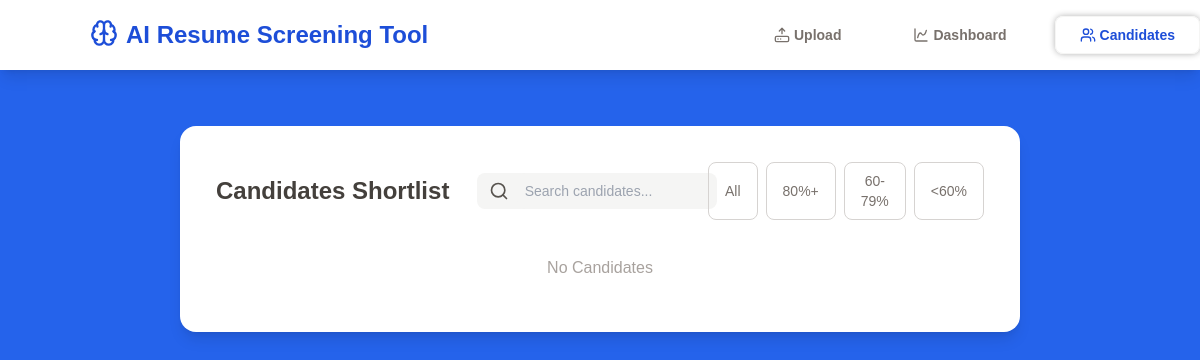
Page /candidates/ on the earlier database version.
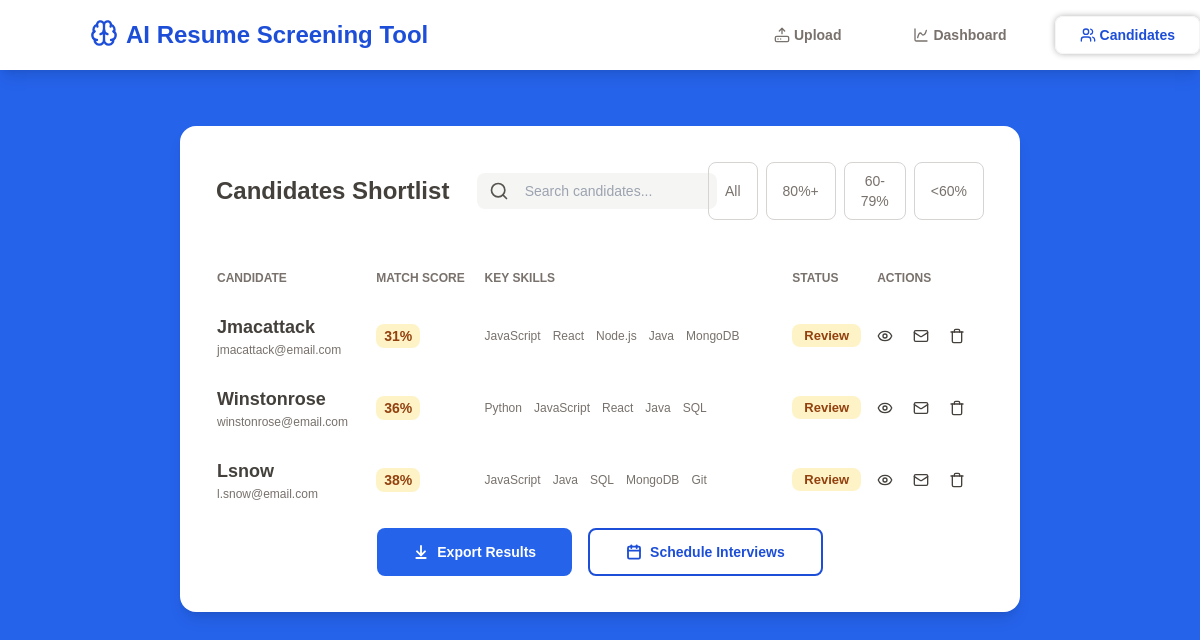
Same page on the later database version.
### resume_screening/models.py (models this page shows, shortened)
class UserInfo(models.Model):
    name = models.CharField(max_length=50)
    email = models.EmailField()
    score = models.IntegerField()
    skills = models.JSONField(default=list)
    resume = models.FileField(upload_to='resumes/')
    status = models.BooleanField(default=False)

### resume_screening/views.py (the view)
# urls.py: path('candidates/', views.candidates, name='candidates'),
def candidates(request):
    users = UserInfo.objects.all()
    candidates = len(users)
    context = {
        'candidates':candidates,
        'users':users,
    }
    return render(request, 'candidates.html', context)

### resume_screening/templates/candidates.html (shortened to what this page needs)
{% extends "screening.html" %}
{% block content %}
<div class="p-9 bg-white rounded-2xl shadow-lg">
    <div class='flex justify-between items-center'>
        <p class='text-2xl text-stone-700 font-semibold'>Candidates Shortlist</p>
        <div class="flex items-center gap-2 w-[20vw] pl-3 text-stone-600 bg-stone-100 rounded-lg">
            <svg xmlns="http://www.w3.org/2000/svg" width="20" height="20" viewBox="0 0 24 24" fill="none" stroke="currentColor" stroke-width="2" stroke-linecap="round" stroke-linejoin="round" class="lucide lucide-search-icon lucide-search"><path d="m21 21-4.34-4.34"/><circle cx="11" cy="11" r="8"/></svg>
            <input type="search" name="search" id="" placeholder='Search candidates...' class='text-sm p-2 bg-stone-100 rounded-lg outline-none'>
        </div>
        <div class="filters flex justify-end gap-2 w-[20vw] h-full text-sm">
            <button class='px-4 py-2 text-stone-500 border border-stone-300 rounded-lg'>
                All
            </button>
            <button class='px-4 py-2 text-stone-500 border border-stone-300 rounded-lg'>
                80%+
            </button>
            <button class='px-4 py-2 text-stone-500 border border-stone-300 rounded-lg'>
                60-79%
            </button>
            <button class='px-4 py-2 text-stone-500 border border-stone-300 rounded-lg'>
                <60%
            </button>
        </div>
    </div>
    {% if candidates %}
    <div class="mt-6 w-full">
        <table class='w-full border-separate border-spacing-y-6'>
            <thead>
                <tr class='text-stone-500 text-[12px]'>
                    <th class='font-semibold text-start'>CANDIDATE</th>
                    <th class='text-start'>MATCH SCORE</th>
                    <th class='text-start'>KEY SKILLS</th>
                    <th class='text-start'>STATUS</th>
                    <th class='text-start'>ACTIONS</th>
                </tr>
            </thead>
            <tbody class=''>
                {% for user in users %}
                <tr class='text-stone-700'>
                    <td class='flex flex-col'>
                        <span class='text-lg font-semibold'>{{ user.name }}</span>
                        <span class='text-[12px] text-stone-500'>{{ user.email }}</span>
                    </td>
                    <td class='text-sm font-semibold'>
                        <span class='px-2 py-1 {% if user.score >= 80 %}text-green-800 bg-green-200 {% else %}text-amber-800 bg-amber-100{% endif %} rounded-lg'>
                            {{ user.score }}%
                        </span>
                    </td>
                    <td>
                        <p class='flex gap-3 text-[12px] text-stone-500'>
                            {% for skill in user.skills %}
                            <span>{{ skill }}</span>
                            {% endfor %}
                        </p>
                    </td>
                    <td>
                        <p class='text-[13px] font-semibold w-fit'>
                            {% if user.status %} <span class='text-green-800 bg-green-200 px-3 py-1 rounded-lg'>Shortlisted</span>
                            {% else %} <span class='text-amber-800 bg-amber-100 px-3 py-1 rounded-lg'>Review</span>
                            {% endif %}
                        </p>
                    </td>
                    <td>
                        <div class='flex items-center gap-5'>
                            <a href="{{ user.resume.url }}" target="_blank" class='cursor-pointer hover:text-blue-700' title='View'>
                            </a>
                            <span onclick="openEmailModal('{{ user.email }}', '{{ user.name }}')" class='cursor-pointer hover:text-blue-700' title='Contact'>
                            </span>
                            <span class='cursor-pointer hover:text-blue-700' title='Remove' onclick = "if(confirm('Delete this user?')) window.location.href = '{% url 'delete_user' user.id %}'">
                            </span>
                        </div>
                    </td>
                </tr>
                {% endfor %}
            </tbody>
        </table>
    </div>
    <div class="flex justify-center gap-4">
        <button class='flex gap-2 items-center text-white text-sm font-semibold bg-blue-600 px-9 py-3 rounded-lg'>
            Export Results
        </button>
        <button class='flex gap-2 items-center text-blue-700 hover:text-white hover:bg-blue-600 text-sm font-semibold px-9 py-3 border-2 border-blue-700 rounded-lg transition-colors duration-[300ms]'>
            Schedule Interviews
        </button>
    </div>
    {% else %}
    <p class='flex justify-center mt-9 mb-4 text-stone-400'>No Candidates</p>
    {% endif %}
</div>
{% endblock %}

### resume_screening/templates/screening.html (shortened to what this page needs)
<!DOCTYPE html>
<html>
<head>
    <script src = 'https://cdn.tailwindcss.com'></script>
</head>
<body class='bg-blue-600'>
    <header class='flex justify-center items-center w-full px-20 py-4 bg-white shadow-lg top-0 sticky'>
        <div class="heading w-[55vw]">
            <a href='{% url "home" %}' class='flex gap-2 text-2xl text-blue-700 w-fit font-bold'>
                AI Resume Screening Tool
            </a>
        </div>
        <div class="tabs flex gap-6 text-sm font-semibold w-[30vw]">
            <a href='{% url "home" %}' class='flex items-center gap-1 cursor-pointer px-6 py-2 w-fit {% if request.path == "/" %}text-blue-700 border border-stone-100 shadow-[0_0_6px_rgba(0,0,0,0.3)] rounded-lg {% else %}text-stone-500 hover:text-stone-800 {% endif %}'>
                Upload
            </a>
            <p class='flex items-center gap-1 {% if "dashboard" in request.path %}text-blue-700 border border-stone-100 shadow-[0_0_6px_rgba(0,0,0,0.3)] rounded-lg {% else %}text-stone-500 hover:text-stone-800 {% endif %} cursor-pointer px-6 py-2 w-fit'>
                Dashboard
            </p>
            <a href='{% url "candidates" %}' class='flex items-center gap-1 {% if "candidates" in request.path %}text-blue-700 border border-stone-100 shadow-[0_0_6px_rgba(0,0,0,0.3)] rounded-lg {% else %}text-stone-500 hover:text-stone-800 {% endif %} cursor-pointer px-6 py-2 w-fit'>
                Candidates
            </a>
        </div>
    </header>
    <div class="max-w-[70vw] mx-auto mt-14 mb-[50px]">
        {% block content %}{% endblock %}
    </div>
</body>
</html>

### resume_screening/templates/screening.html (style rules this page uses)
body { font-family: Arial; margin: 50px auto; }

Differences in the rows shown:
added UserInfo: name "Jmacattack", email "jmacattack@email.com", score "31", skills "JavaScript" "React" "Node.js" "Java" "MongoDB", status "Review"
added UserInfo: name "Winstonrose", email "winstonrose@email.com", score "36", skills "Python" "JavaScript" "React" "Java" "SQL", status "Review"
added UserInfo: name "Lsnow", email "l.snow@email.com", score "38", skills "JavaScript" "Java" "SQL" "MongoDB" "Git", status "Review"
Other differences:
text no longer shown: "No Candidates"
text now shown: "CANDIDATE MATCH SCORE KEY SKILLS STATUS ACTIONS Export Results Schedule Interviews"
